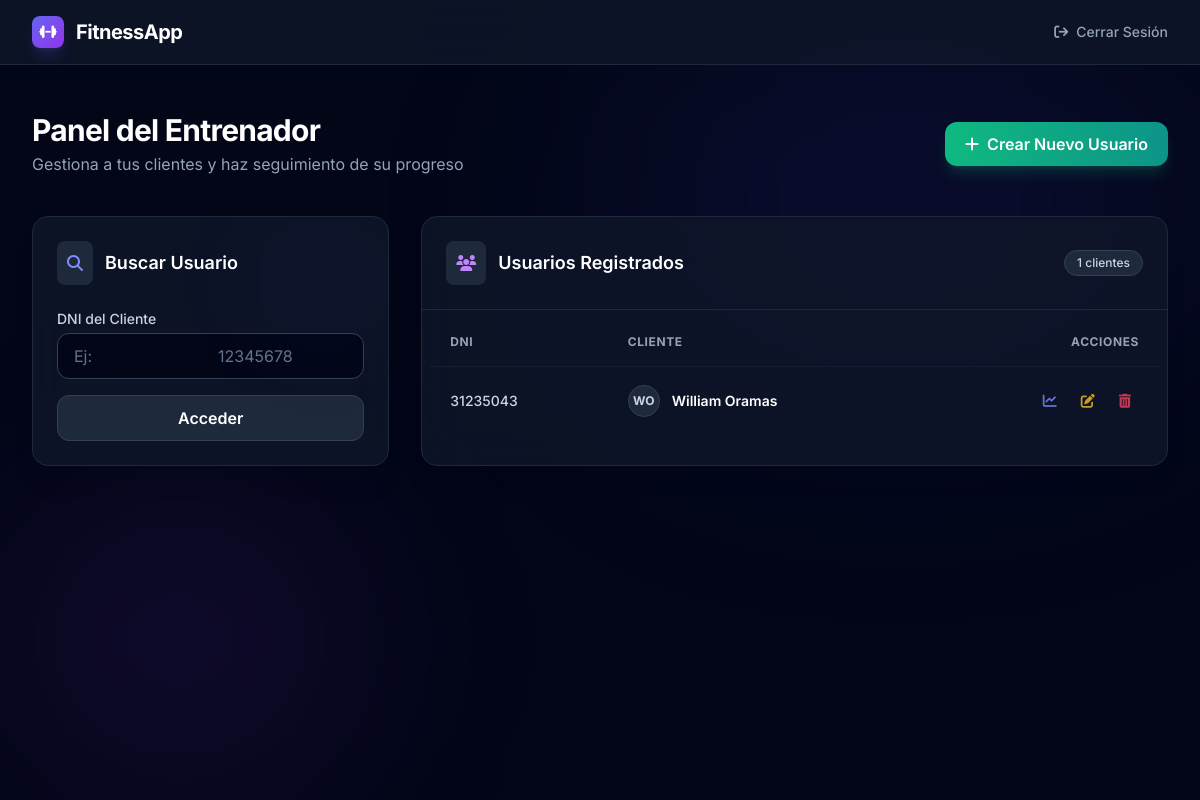
The app's page /dashboard_entrenador (signed in) with its own data.
### tables this page shows
CREATE TABLE Usuarios (
    id INTEGER PRIMARY KEY AUTOINCREMENT,
    dni TEXT UNIQUE NOT NULL,
    nombre TEXT NOT NULL,
    apellido TEXT NOT NULL,
    altura FLOAT NOT NULL,
    peso_inicial FLOAT NOT NULL,
    peso_ideal FLOAT,
    entrenador_id INTEGER,
    FOREIGN KEY (entrenador_id) REFERENCES Entrenador (id)
);

### src/web/routes.py (the view)
    @app.route('/dashboard_entrenador', methods=['GET', 'POST'])
    def dashboard_entrenador():
        if 'user_id' not in session:
            return redirect(url_for('login'))
        form = AccesoUsuarioForm()
        usuarios = repo.obtener_usuarios_entrenador(session['user_id'])
        if form.validate_on_submit():
            usuario = repo.obtener_usuario_por_dni(form.dni.data)
            if usuario:
                return redirect(url_for('dashboard_usuario', dni=usuario['dni']))
            flash('Usuario no encontrado', 'error')
        return render_template('dashboard_entrenador.html', form=form, usuarios=usuarios)

### src/web/forms.py
class AccesoUsuarioForm(FlaskForm):
    dni = StringField('DNI del Usuario', validators=[DataRequired()])
    submit = SubmitField('Acceder')

### src/infrastructure/repository.py (called while the page is built)
    def _get_connection(self):
        conn = sqlite3.connect(self.db_path, timeout=20.0)
        conn.row_factory = sqlite3.Row
        return conn

    def fetch_all(self, query, params=()):
        with self._get_connection() as conn:
            return conn.execute(query, params).fetchall()

    def obtener_usuarios_entrenador(self, entrenador_id):
        return self.fetch_all('SELECT * FROM Usuarios WHERE entrenador_id = ?', (entrenador_id,))

### templates/dashboard_entrenador.html (shortened to what this page needs)
<!DOCTYPE html>
<html lang="es">
<head>
    <script src="https://cdn.tailwindcss.com"></script>
    <link rel="stylesheet" href="https://cdnjs.cloudflare.com/ajax/libs/font-awesome/6.4.0/css/all.min.css">
</head>
<body class="bg-slate-950 text-slate-200 min-h-screen flex flex-col items-center">
    <nav class="w-full bg-slate-900/80 backdrop-blur-xl border-b border-slate-800 fixed top-0 z-50">
        <div class="max-w-7xl mx-auto px-4 sm:px-6 lg:px-8">
            <div class="flex items-center justify-between h-16">
                <div class="flex items-center gap-3">
                    <div
                        class="w-8 h-8 rounded-lg bg-gradient-to-br from-indigo-500 to-purple-600 flex items-center justify-center shadow-lg shadow-indigo-500/20">
                        <i class="fa-solid fa-dumbbell text-white text-sm"></i>
                    </div>
                    <span class="font-bold text-xl text-white tracking-tight">FitnessApp</span>
                </div>
                <div>
                    <a href="/logout"
                        class="text-sm font-medium text-slate-400 hover:text-white transition-colors flex items-center gap-2">
                        <i class="fa-solid fa-arrow-right-from-bracket"></i> Cerrar Sesión
                    </a>
                </div>
            </div>
        </div>
    </nav>
    <main class="w-full max-w-7xl mx-auto px-4 sm:px-6 lg:px-8 pt-28 pb-12 flex-1 relative">
        <div
            class="absolute top-0 right-0 w-[50%] h-[50%] rounded-full bg-indigo-600/10 blur-[120px] -z-10 pointer-events-none">
        </div>
        <div
            class="absolute bottom-0 left-0 w-[30%] h-[40%] rounded-full bg-purple-600/10 blur-[100px] -z-10 pointer-events-none">
        </div>
        <div class="flex flex-col md:flex-row justify-between items-start md:items-center mb-10 gap-4">
            <div>
                <h1 class="text-3xl font-bold text-white tracking-tight">Panel del Entrenador</h1>
                <p class="text-slate-400 mt-1">Gestiona a tus clientes y haz seguimiento de su progreso</p>
            </div>
            <a href="/crear_usuario"
                class="inline-flex items-center gap-2 px-5 py-2.5 bg-gradient-to-r from-emerald-500 to-teal-600 text-white font-semibold rounded-xl shadow-lg shadow-emerald-500/20 hover:shadow-emerald-500/40 hover:from-emerald-400 hover:to-teal-500 transition-all duration-200 focus:outline-none focus:ring-2 focus:ring-emerald-500 focus:ring-offset-2 focus:ring-offset-slate-900">
                <i class="fa-solid fa-plus"></i>
                Crear Nuevo Usuario
            </a>
        </div>
        <div class="grid grid-cols-1 lg:grid-cols-3 gap-8">
            <div class="lg:col-span-1">
                <div
                    class="bg-slate-900/80 backdrop-blur-xl border border-slate-800 rounded-2xl p-6 shadow-xl relative overflow-hidden group hover:border-indigo-500/30 transition-colors">
                    <div
                        class="absolute top-0 right-0 w-32 h-32 bg-indigo-500/5 rounded-full blur-[50px] group-hover:bg-indigo-500/10 transition-colors">
                    </div>
                    <div class="flex items-center gap-3 mb-6">
                        <div class="p-2.5 bg-slate-800 rounded-lg text-indigo-400">
                            <i class="fa-solid fa-magnifying-glass"></i>
                        </div>
                        <h2 class="text-lg font-semibold text-white">Buscar Usuario</h2>
                    </div>
                    <form method="POST" class="space-y-4">
                        <div class="space-y-1">
                            <label class="block text-sm font-medium text-slate-300">DNI del Cliente</label>
                            {{ form.dni(class="w-full px-4 py-2.5 bg-slate-950 border border-slate-700 rounded-xl
                            focus:outline-none focus:ring-2 focus:ring-indigo-500 focus:border-transparent
                            transition-all duration-200 text-slate-200 placeholder-slate-500", placeholder="Ej:
                            12345678") }}
                        </div>
                        {{ form.submit(class="w-full py-2.5 px-4 font-semibold text-white bg-slate-800 border
                        border-slate-700 hover:bg-slate-700 hover:border-slate-600 rounded-xl transition-all
                        duration-200 cursor-pointer text-center", value="Acceder") }}
                    </form>
                </div>
            </div>
            <div class="lg:col-span-2">
                <div
                    class="bg-slate-900/80 backdrop-blur-xl border border-slate-800 rounded-2xl shadow-xl overflow-hidden flex flex-col h-full">
                    <div class="p-6 border-b border-slate-800 flex items-center justify-between">
                        <div class="flex items-center gap-3">
                            <div class="p-2.5 bg-slate-800 rounded-lg text-purple-400">
                                <i class="fa-solid fa-users"></i>
                            </div>
                            <h2 class="text-lg font-semibold text-white">Usuarios Registrados</h2>
                        </div>
                        <span
                            class="px-3 py-1 bg-slate-800 text-xs font-medium text-slate-300 rounded-full border border-slate-700">{{
                            usuarios|length }} clientes</span>
                    </div>
                    <div class="overflow-x-auto flex-1 p-2">
                        {% if usuarios %}
                        <table class="w-full text-left border-collapse">
                            <thead>
                                <tr
                                    class="text-xs font-medium text-slate-400 uppercase tracking-wider border-b border-slate-800/50">
                                    <th class="px-5 py-4">DNI</th>
                                    <th class="px-5 py-4">Cliente</th>
                                    <th class="px-5 py-4 text-right">Acciones</th>
                                </tr>
                            </thead>
                            <tbody class="divide-y divide-slate-800/50">
                                {% for usuario in usuarios %}
                                <tr class="hover:bg-slate-800/30 transition-colors group">
                                    <td class="px-5 py-4 whitespace-nowrap text-sm text-slate-300 font-medium">
                                        {{ usuario.dni }}
                                    </td>
                                    <td class="px-5 py-4 whitespace-nowrap pb-4">
                                        <div class="flex items-center gap-3">
                                            <div
                                                class="w-8 h-8 rounded-full bg-slate-800 border border-slate-700 flex items-center justify-center text-xs font-bold text-slate-300">
                                                {{ usuario.nombre[0].upper() }}{{ usuario.apellido[0].upper() }}
                                            </div>
                                            <div>
                                                <div class="text-sm font-semibold text-white">{{ usuario.nombre }} {{
                                                    usuario.apellido }}</div>
                                            </div>
                                        </div>
                                    </td>
                                    <td class="px-5 py-4 whitespace-nowrap text-right text-sm">
                                        <div
                                            class="flex items-center justify-end gap-2 opacity-80 group-hover:opacity-100 transition-opacity">
                                            <a href="/dashboard_usuario/{{ usuario.dni }}"
                                                class="p-2 text-indigo-400 hover:text-indigo-300 hover:bg-slate-800 rounded-lg transition-all"
                                                title="Ver Progreso">
                                                <i class="fa-solid fa-chart-line"></i>
                                            </a>
                                            <a href="/editar_usuario/{{ usuario.id }}"
                                                class="p-2 text-amber-400 hover:text-amber-300 hover:bg-slate-800 rounded-lg transition-all"
                                                title="Editar">
                                                <i class="fa-solid fa-pen-to-square"></i>
                                            </a>
                                            <a href="/eliminar_usuario/{{ usuario.id }}"
                                                onclick="return confirm('¿Estás seguro de que deseas eliminar este usuario?');"
                                                class="p-2 text-rose-500 hover:text-rose-400 hover:bg-slate-800 rounded-lg transition-all"
                                                title="Eliminar">
                                                <i class="fa-solid fa-trash-can"></i>
                                            </a>
                                        </div>
                                    </td>
                                </tr>
                                {% endfor %}
                            </tbody>
                        </table>
                        {% endif %}
                    </div>
                </div>
            </div>
        </div>
    </main>
</body>
</html>

### templates/dashboard_entrenador.html (style rules this page uses)
body { font-family: 'Inter', sans-serif; }

### records on screen
Usuarios: dni "31235043", nombre "W", apellido "O", nombre "William", apellido "Oramas"

### other values on screen
{{ usuarios|length }} "1"
